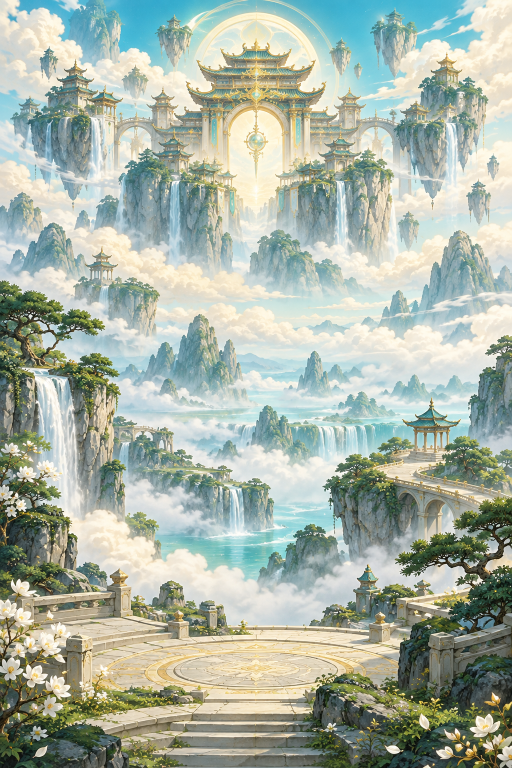
#> input picture assets/ui-source/world.png, 1024 x 1536 px (shown at 1/2 size)
$ python generate_ui_assets.py
#> lines starting #> are read from the running program, lines starting #| are printed output that depends on the picture
"""Prepare optimized React Native images for the three-level prototype.

The foreground UI sprites in assets/ui-source/runtime and the original art in
assets/ui-source are the sources. This script prepares portrait backgrounds,
character crops, and compressed WebP assets for the React Native client, then
builds review contact sheets. Requires Pillow 11+.
Run with: python3 tools/generate_ui_assets.py
"""

from pathlib import Path
import json
from PIL import Image, ImageDraw, ImageEnhance, ImageFont, ImageOps


ROOT = Path(__file__).resolve().parents[1]
SOURCE = ROOT / "assets/ui-source"
OUT = ROOT / "client/app-assets/ui"
OUT.mkdir(parents=True, exist_ok=True)
RUNTIME = SOURCE / "runtime"
RUNTIME.mkdir(parents=True, exist_ok=True)


def save(im, name):
    target = OUT / (name + ".webp")
    temporary = target.with_suffix(".webp.tmp")
    im.save(temporary, "WEBP", quality=90, method=6)
    temporary.replace(target)


# [25 lines left out: function write_dialog_panel_metadata, not called in this run]


def portrait_background(kind):
#> called with kind = 'map'
    world = Image.open(SOURCE / "world.png").convert("RGB")
#> world is the input picture: PIL image 1024x1536 RGB; mean R, G, B 168.3, 179.1, 165.9
    # Crop is fixed so four screens share the same world and the gate stays central.
    crop = ImageOps.fit(world, (1080, 1920), method=Image.Resampling.LANCZOS,
                        centering=(0.5, 0.36 if kind == "map" else 0.48)).convert("RGBA")
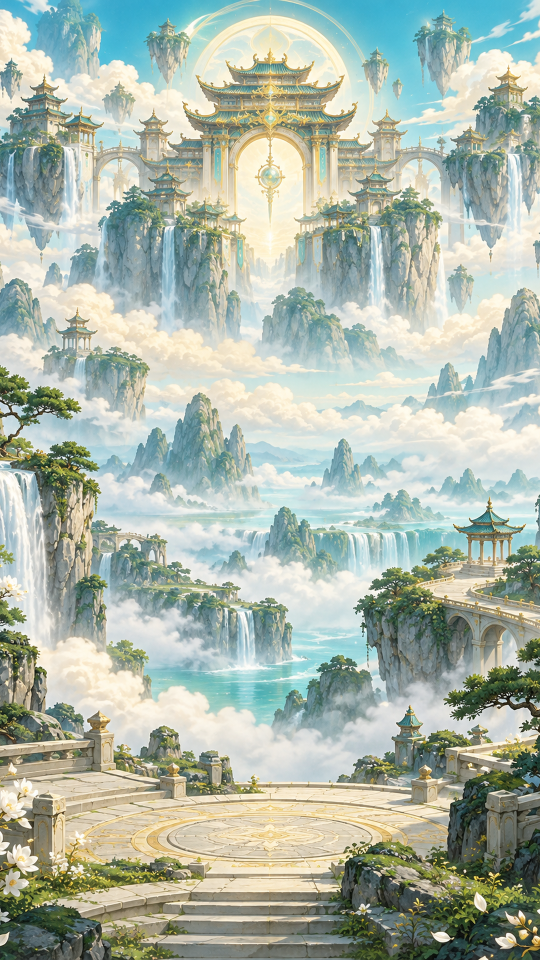
#> crop: PIL image 1080x1920 RGBA (shown at 1/2 size); mean R, G, B, A 171.5, 183, 170.1, 255
    if kind == "boss":
        crop = ImageEnhance.Color(crop).enhance(0.72)
    tint = Image.new("RGBA", crop.size)
#> tint: PIL image 1080x1920 RGBA; every value is 0
    p = tint.load()
    for y in range(1920):
        edge = max(0, (y - 1470) / 450)
        top = max(0, (420 - y) / 420)
        if kind == "boss":
            color = (84, 13, 26, int(105 + 65 * top + 55 * edge))
        elif kind == "realm":
            color = (12, 59, 61, int(27 + 50 * top + 22 * edge))
        else:
            color = (4, 43, 52, int(28 + 87 * top + 66 * edge))
        for x in range(1080):
            p[x, y] = color
    crop = Image.alpha_composite(crop, tint)
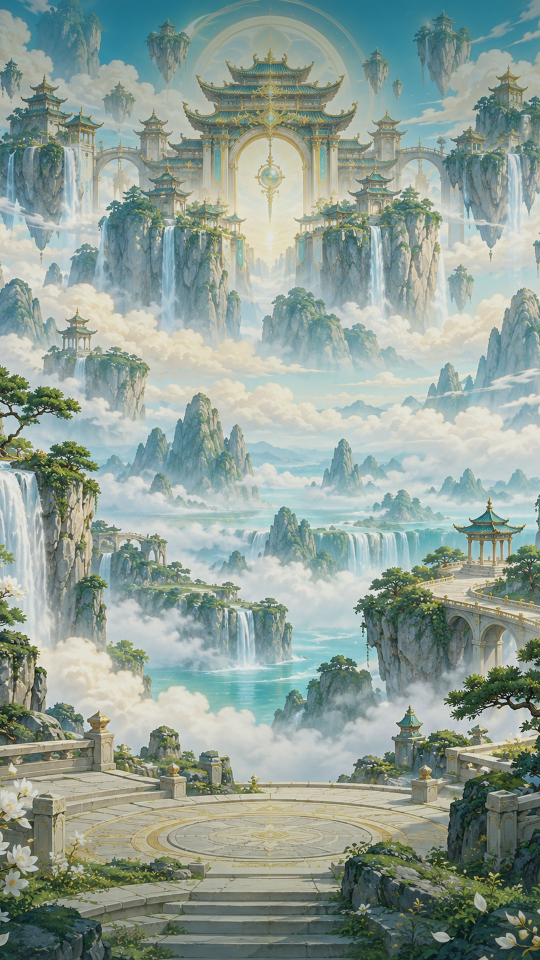
#> crop: PIL image 1080x1920 RGBA (shown at 1/2 size); mean R, G, B, A 143.3, 159.2, 150.3, 255
    if kind == "realm":
        glow = Image.new("RGBA", crop.size)
        d = ImageDraw.Draw(glow)
        for radius in range(470, 170, -18):
            a = int(18 * (470 - radius) / 300)
            d.ellipse((540-radius, 1030-radius, 540+radius, 1030+radius),
                      outline=(255, 234, 157, a), width=8)
        crop = Image.alpha_composite(crop, glow)
    save(crop.convert("RGB"), f"bg_{kind}")


def cutout(name, target, max_size):
#> (the run stopped early here; a loop or call above may not have finished)
